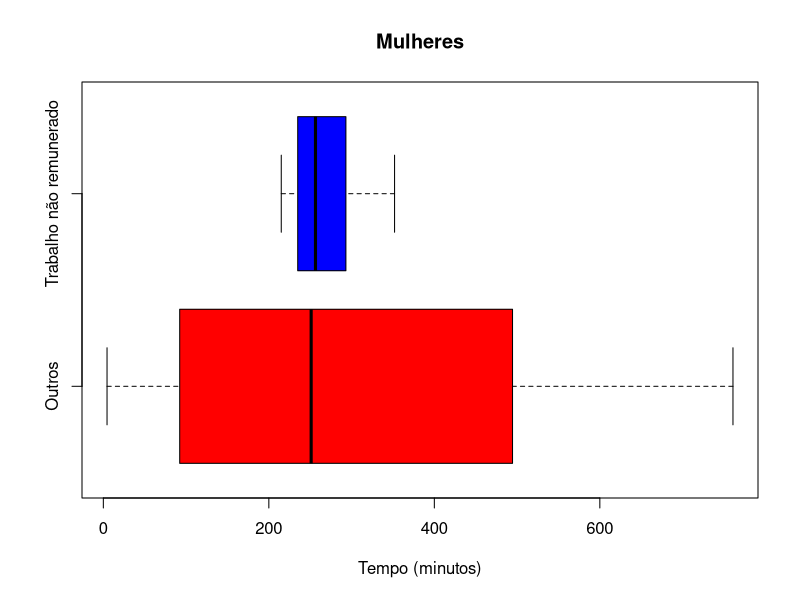

Reproduce this figure in R.
setwd('C:/Users/sousa/Dropbox/PE/proj_PE')


dados = read.csv("TIME_USE_24092022.csv")
dados = subset(dados, País != "África do Sul")

outros_mulheres = subset(dados,
                          Ocupação != "Trabalho não remunerado" & Sexo == "Mulheres",
                          select = "Tempo")

nao_remunerado_mulheres = subset(dados,
                                  Ocupação == "Trabalho não remunerado" & Sexo == "Mulheres",
                                  select = "Tempo")


boxplot( c(outros_mulheres, nao_remunerado_mulheres),
        names = c("Outros","Trabalho não remunerado"),
        col = c('red','blue'),
        horizontal = TRUE,
        main = "Mulheres",
        xlab = "Tempo (minutos)")

